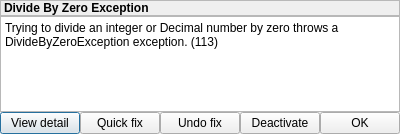
<?xml version="1.0" encoding="UTF-8"?>
<ui version="4.0">
 <class>FaultPromptDialog</class>
 <widget class="QDialog" name="FaultPromptDialog">
  <property name="geometry">
   <rect>
    <x>0</x>
    <y>0</y>
    <width>400</width>
    <height>134</height>
   </rect>
  </property>
  <property name="contextMenuPolicy">
   <enum>Qt::DefaultContextMenu</enum>
  </property>
  <property name="windowTitle">
   <string/>
  </property>
  <property name="windowOpacity">
   <double>1.000000000000000</double>
  </property>
  <layout class="QVBoxLayout" name="verticalLayout">
   <property name="spacing">
    <number>0</number>
   </property>
   <property name="leftMargin">
    <number>0</number>
   </property>
   <property name="topMargin">
    <number>0</number>
   </property>
   <property name="rightMargin">
    <number>0</number>
   </property>
   <property name="bottomMargin">
    <number>0</number>
   </property>
   <item>
    <widget class="QLabel" name="label">
     <property name="font">
      <font>
       <weight>75</weight>
       <bold>true</bold>
      </font>
     </property>
     <property name="frameShape">
      <enum>QFrame::StyledPanel</enum>
     </property>
     <property name="text">
      <string>Divide By Zero Exception</string>
     </property>
    </widget>
   </item>
   <item>
    <widget class="QTextBrowser" name="textBrowser">
     <property name="frameShape">
      <enum>QFrame::StyledPanel</enum>
     </property>
     <property name="verticalScrollBarPolicy">
      <enum>Qt::ScrollBarAlwaysOff</enum>
     </property>
     <property name="horizontalScrollBarPolicy">
      <enum>Qt::ScrollBarAlwaysOff</enum>
     </property>
     <property name="sizeAdjustPolicy">
      <enum>QAbstractScrollArea::AdjustToContents</enum>
     </property>
     <property name="html">
      <string>&lt;!DOCTYPE HTML PUBLIC &quot;-//W3C//DTD HTML 4.0//EN&quot; &quot;http://www.w3.org/TR/REC-html40/strict.dtd&quot;&gt;
&lt;html&gt;&lt;head&gt;&lt;meta name=&quot;qrichtext&quot; content=&quot;1&quot; /&gt;&lt;style type=&quot;text/css&quot;&gt;
p, li { white-space: pre-wrap; }
&lt;/style&gt;&lt;/head&gt;&lt;body style=&quot; font-family:'SimSun'; font-size:9pt; font-weight:400; font-style:normal;&quot;&gt;
&lt;p style=&quot; margin-top:0px; margin-bottom:0px; margin-left:0px; margin-right:0px; -qt-block-indent:0; text-indent:0px;&quot;&gt;Trying to divide an integer or Decimal number by zero throws a DivideByZeroException exception. (113)&lt;/p&gt;&lt;/body&gt;&lt;/html&gt;</string>
     </property>
    </widget>
   </item>
   <item>
    <layout class="QHBoxLayout" name="horizontalLayout">
     <item>
      <widget class="QPushButton" name="detailButton">
       <property name="text">
        <string>View detail</string>
       </property>
      </widget>
     </item>
     <item>
      <widget class="QPushButton" name="fixButton">
       <property name="text">
        <string>Quick fix</string>
       </property>
      </widget>
     </item>
     <item>
      <widget class="QPushButton" name="unfixButton">
       <property name="text">
        <string>Undo fix</string>
       </property>
      </widget>
     </item>
     <item>
      <widget class="QPushButton" name="deactivateButton">
       <property name="text">
        <string>Deactivate</string>
       </property>
      </widget>
     </item>
     <item>
      <widget class="QPushButton" name="okButton">
       <property name="text">
        <string>OK</string>
       </property>
      </widget>
     </item>
    </layout>
   </item>
  </layout>
 </widget>
 <resources/>
 <connections/>
</ui>
